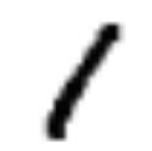
#> input picture handwritten/knn-master-v1.0正确版/pictures/1.png, 152 x 151 px; its folder holds only this picture in this run
$ python kNN.py
#> lines starting #> are read from the running program, lines starting #| are printed output that depends on the picture; after the words box and inside, x2 and y2 are one past the last pixel; in counts of white or black regions, pixels touching at a corner belong together
# encoding: utf-8
from numpy import *
from os import listdir
import operator
import sys


# 添加内容：
# 图片转为文字图像：
# 图片存到testDigits下面

import os
from PIL import Image
from os import listdir
import shutil


def picture2code(filename1, filename2):
#> called with filename1 = 'pictures/1.png', filename2 = 'txt/1_0.txt'
    image_file = Image.open(filename1)
#> image_file is the input picture: PIL image 152x151 RGBA; mean R, G, B, A 230, 230, 230, 255
    # 缩放成32*32
    image_file = image_file.resize((32, 32))
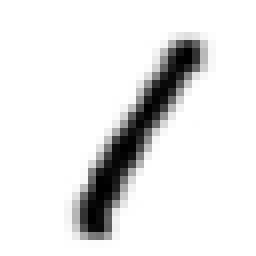
#> image_file: PIL image 32x32 RGBA (shown 8 times larger); mean R, G, B, A 229.9, 229.9, 229.9, 255
    # 转成黑白图像
    image_file = image_file.convert('1')
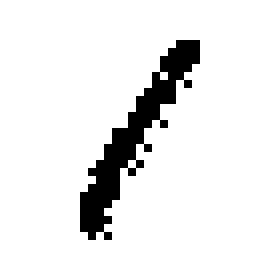
#> image_file: PIL image 32x32 1 (shown 8 times larger); 90.4% white; black in thin lines or dots, all inside (x1, y1, x2, y2) = (10, 5, 25, 30)

    width, height = image_file.size
#> width = 32; height = 32

    f1 = open(filename1, 'r')
    f2 = open(filename2, 'w')
    for i in range(height):
        for j in range(width):
            # 获取每个像素值
            pixel = int(image_file.getpixel((j, i)) / 255)
            # 黑白图像中0代表黑色，1代表白色
            # 我希望有内容的部分表示为1，所以将0和1互换
            if (pixel == 0):
                pixel = 1
            elif (pixel == 1):
                pixel = 0
            f2.write(str(pixel))
            if (j == width - 1):
                # 换行
                f2.write('\n')
    f1.close()
    f2.close()


path_picture = 'pictures'
path_txt = 'txt'
# 文件夹下所有文件
pictureList = listdir(path_picture)
picm = len(pictureList)
for i in range(picm):
    pictureNameStr = pictureList[i]
    # 图像路径的完整表示
    picturelocation = os.path.join(path_picture, pictureNameStr)
    # 获取文件前缀，即文件名
    pictureStr = pictureNameStr.split('.')[0]
    # 生成的文本路径的完整表示
    txtlocation = os.path.join(path_txt, '%s_%d.txt' %( pictureStr , i ))
    picture2code(picturelocation, txtlocation)
    # 提取数据向量


# [103 lines left out: functions createDataSet, img2vector, classify0, handwritingClassTest, not called in this run]


#测试自己输入的文件内容
def handwritingClass2():
    # 样本数据的类标签列表
    hwLabels = []

    # 样本数据文件列表
    trainingFileList = listdir('digits/trainingDigits')
    m = len(trainingFileList)

    # # 初始化样本数据矩阵（M*1024）
    trainingMat = zeros((m, 1024))

    # # 依次读取所有样本数据到数据矩阵
    for i in range(m):
        # 提取文件名中的数字
        fileNameStr = trainingFileList[i]
        fileStr = fileNameStr.split('.')[0]
        classNumStr = int(fileStr.split('_')[0])
        hwLabels.append(classNumStr)

        # 将样本数据存入矩阵
        trainingMat[i, :] = img2vector('digits/trainingDigits/%s' % fileNameStr)

    # 循环读取测试数据
    testFileList = listdir('txt')

    # 初始化错误率
    errorCount = 0.0
    mTest = len(testFileList)

    for i in range(mTest):
        fileNameStr = testFileList[i]
        fileStr = fileNameStr.split('.')[0]
        vectorUnderTest = img2vector('txt/%s' % fileNameStr)
        classifierResult = classify0(vectorUnderTest, trainingMat, hwLabels, 3)
        print(u'模型判断结果为: %d,测试数据文件名为：%s' % (classifierResult, fileNameStr))


print('\nWitch one do you want?\n'
      '1.test your own number.\n'
      '2.test machine number'
    )
choice = input('>')
#> the answer given: 1
#input输入为文本
if choice == "1":
#> (the run stopped early here; a loop or call above may not have finished)
